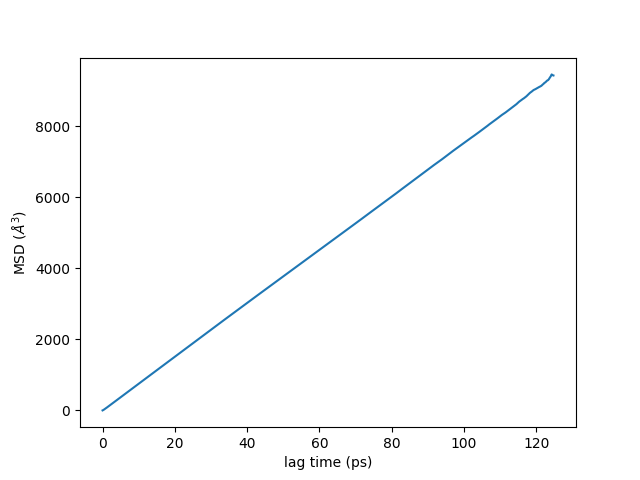

The Python source for this figure:
import MDAnalysis as mda
import MDAnalysis.analysis.msd as msd
import matplotlib.pyplot as plt
import numpy as np

u = mda.Universe("prep.data","unwrapped.lammpstrj", format="lammpsdump", atom_style="id type x y z")

MSD = msd.EinsteinMSD(u, select='all', msd_type='xyz', fft=True)
MSD.run()

msd =  MSD.results.timeseries
print(MSD.results.msds_by_particle)
print(MSD.results.msds_by_particle.shape)



nframes = MSD.n_frames
timestep = 0.25 # this needs to be the actual time between frames (ps)
lagtimes = np.arange(nframes)*timestep # make the lag-time axis
fig = plt.figure()
ax = plt.axes()
# plot the actual MSD
ax.plot(lagtimes, msd)
plt.xlabel('lag time (ps)')
plt.ylabel('MSD ($\AA^3$)')
plt.savefig("msd.png")
from scipy.stats import linregress

plt.show()
linear_model = linregress(lagtimes,msd)
slope = linear_model.slope
error = linear_model.rvalue
std_err = linear_model.stderr
# dim_fac is 3 as we computed a 3D msd with 'xyz'
D = slope * 1/(2*MSD.dim_fac)
print("D (AA^3/ps) = ", D, " with error ", std_err)
